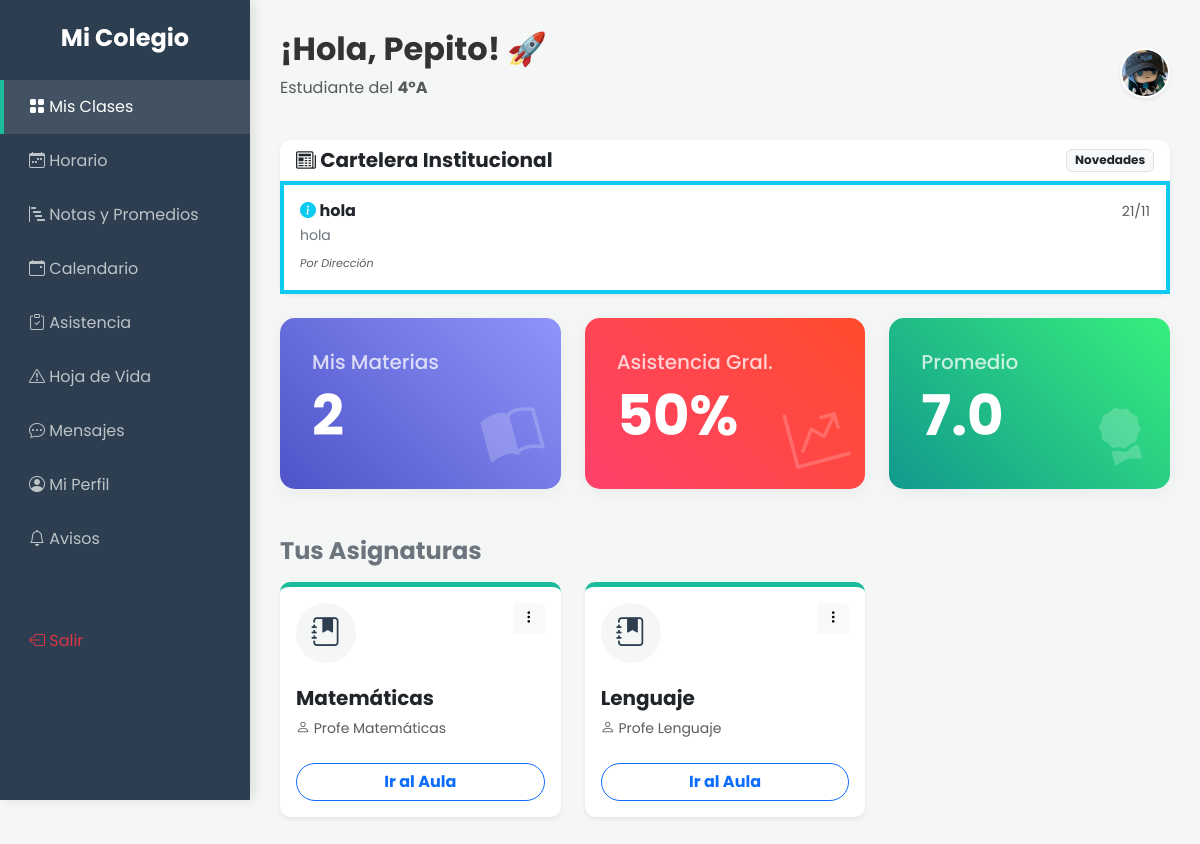
The page /alumno/dashboard.php (signed in) on the database its author committed.
### tables this page shows
CREATE TABLE `cursos` (
  `id` int(11) NOT NULL,
  `nombre` varchar(50) NOT NULL
);

CREATE TABLE `anuncios` (
  `id` int(11) NOT NULL,
  `titulo` varchar(150) NOT NULL,
  `mensaje` text NOT NULL,
  `autor_id` int(11) NOT NULL,
  `tipo` enum('informativo','urgente') DEFAULT 'informativo',
  `fecha` timestamp NOT NULL DEFAULT current_timestamp()
);

CREATE TABLE `programacion_academica` (
  `id` int(11) NOT NULL,
  `curso_id` int(11) NOT NULL,
  `asignatura_id` int(11) NOT NULL,
  `profesor_id` int(11) NOT NULL
);

CREATE TABLE `asignaturas` (
  `id` int(11) NOT NULL,
  `nombre` varchar(50) NOT NULL
);

CREATE TABLE `usuarios` (
  `id` int(11) NOT NULL,
  `nombre` varchar(100) NOT NULL,
  `email` varchar(100) NOT NULL,
  `password` varchar(255) NOT NULL,
  `rol` enum('director','profesor','alumno','apoderado','administrador') NOT NULL,
  `foto` varchar(255) DEFAULT 'default.jpg',
  `created_at` timestamp NOT NULL DEFAULT current_timestamp()
);

### includes/funciones.php (called while the page is built, shortened)
<?php
function e($string) {
    return htmlspecialchars($string, ENT_QUOTES, 'UTF-8');
}
?>

### alumno/dashboard.php (the view, shortened to what this page needs)
<?php
require '../config/db.php';
require '../includes/funciones.php';
$alumno_id = $_SESSION['user_id'];
$sqlCurso = "SELECT c.id, c.nombre FROM matriculas m JOIN cursos c ON m.curso_id = c.id WHERE m.alumno_id = :id";
$stmt = $pdo->prepare($sqlCurso);
$stmt->execute(['id' => $alumno_id]);
$mi_curso = $stmt->fetch();
if (!$mi_curso) {
    $nombre_curso = "Sin Asignar";
    $curso_id = 0;
} else {
    $nombre_curso = $mi_curso['nombre'];
    $curso_id = $mi_curso['id'];
}
$lista_clases = [];
if ($curso_id > 0) {
    $sqlMaterias = "SELECT
                        pa.id as id_unico_prog,
                        a.nombre as nombre_materia,
                        u.nombre as nombre_profe
                    FROM programacion_academica pa
                    JOIN asignaturas a ON pa.asignatura_id = a.id
                    JOIN usuarios u ON pa.profesor_id = u.id
                    WHERE pa.curso_id = :cid";
    $stmtMat = $pdo->prepare($sqlMaterias);
    $stmtMat->execute(['cid' => $curso_id]);
    $lista_clases = $stmtMat->fetchAll();
}
$cantidad_materias = count($lista_clases);
$sqlProm = "SELECT AVG(nota) as promedio_final FROM entregas WHERE alumno_id = :id AND nota > 0";
$stmtProm = $pdo->prepare($sqlProm);
$stmtProm->execute(['id' => $alumno_id]);
$dato_promedio = $stmtProm->fetch();
$promedio_general = $dato_promedio['promedio_final'] ? number_format($dato_promedio['promedio_final'], 1) : '0.0';
$sqlAsis = "SELECT
                COUNT(*) as total_clases,
                SUM(CASE WHEN estado = 'presente' THEN 1 ELSE 0 END) as total_presentes
            FROM asistencia
            WHERE alumno_id = :id";
$stmtAsis = $pdo->prepare($sqlAsis);
$stmtAsis->execute(['id' => $alumno_id]);
$dato_asis = $stmtAsis->fetch();
$porcentaje_asistencia = 100;
if ($dato_asis && $dato_asis['total_clases'] > 0) {
    $porcentaje_asistencia = round(($dato_asis['total_presentes'] / $dato_asis['total_clases']) * 100);
}
?>
<!DOCTYPE html>
<html lang="es">
<head>
    <link href="https://cdn.jsdelivr.net/npm/bootstrap@5.3.0/dist/css/bootstrap.min.css" rel="stylesheet">
    <link rel="stylesheet" href="https://cdn.jsdelivr.net/npm/bootstrap-icons@1.10.5/font/bootstrap-icons.css">
    <link href="../assets/css/style.css" rel="stylesheet">
    <link rel="stylesheet" href="https://cdnjs.cloudflare.com/ajax/libs/animate.css/4.1.1/animate.min.css"/>
</head>
<body>
<?php include '../includes/sidebar_alumno.php'; ?>
    <div class="main-content">
    <div class="d-flex justify-content-between align-items-center mb-4">
        <div>
            <h2 class="fw-bold">¡Hola, <?php echo explode(" ", $_SESSION['nombre'])[0]; ?>! 🚀</h2>
            <p class="text-muted">Estudiante del <strong><?php echo $nombre_curso; ?></strong></p>
        </div>
        <?php
            $avatar_url = "https://cdn-icons-png.flaticon.com/512/2995/2995620.png";
            if (isset($_SESSION['foto']) && !empty($_SESSION['foto'])) {
                $ruta_local = "../assets/uploads/perfiles/" . $_SESSION['foto'];
                if (file_exists($ruta_local)) {
                    $avatar_url = $ruta_local;
                }
            }
        ?>
        <img src="<?php echo $avatar_url; ?>"
            width="50" height="50"
            class="rounded-circle border border-2 border-white shadow-sm"
            style="object-fit:cover;"
            alt="Avatar">
    </div>
    <?php include '../includes/widget_anuncios.php'; ?>
        <div class="row mb-5">
            <div class="col-md-4">
                <div class="card stat-card bg-gradient-primary h-100 p-3">
                    <div class="card-body">
                        <h5 class="card-title opacity-75">Mis Materias</h5>
                        <h2 class="display-4 fw-bold"><?php echo $cantidad_materias; ?></h2>
                        <i class="bi bi-book-half stat-icon"></i>
                    </div>
                </div>
            </div>
            <div class="col-md-4">
                <div class="card stat-card <?php echo ($porcentaje_asistencia < 85) ? 'bg-gradient-danger' : 'bg-gradient-warning'; ?> h-100 p-3">
                    <div class="card-body">
                        <h5 class="card-title opacity-75">Asistencia Gral.</h5>
                        <h2 class="display-4 fw-bold"><?php echo $porcentaje_asistencia; ?>%</h2>
                        <i class="bi bi-graph-up-arrow stat-icon"></i>
                    </div>
                </div>
            </div>
            <div class="col-md-4">
                <div class="card stat-card <?php echo ($promedio_general < 4.0 && $promedio_general > 0) ? 'bg-danger' : 'bg-gradient-success'; ?> h-100 p-3">
                    <div class="card-body">
                        <h5 class="card-title opacity-75">Promedio</h5>
                        <h2 class="display-4 fw-bold"><?php echo $promedio_general; ?></h2>
                        <i class="bi bi-award-fill stat-icon"></i>
                    </div>
                </div>
            </div>
        </div>
        <h4 class="fw-bold mb-3 text-secondary">Tus Asignaturas</h4>
        <div class="row">
            <?php if($cantidad_materias == 0): ?>
                <div class="col-12">
                    <div class="alert alert-info">No tienes materias asignadas.</div>
                </div>
            <?php else: ?>
                <?php foreach($lista_clases as $clase): ?>
                    <div class="col-md-4 mb-4">
                        <div class="card course-card-student h-100 shadow-sm">
                            <div class="card-body">
                                <div class="d-flex justify-content-between">
                                    <div class="icon-wrapper">
                                        <i class="bi bi-journal-bookmark-fill"></i>
                                    </div>
                                    <div class="dropdown">
                                        <button class="btn btn-light btn-sm" type="button"><i class="bi bi-three-dots-vertical"></i></button>
                                    </div>
                                </div>
                                <h5 class="fw-bold mt-2">
                                    <?php echo isset($clase['nombre_materia']) ? $clase['nombre_materia'] : 'Materia'; ?>
                                </h5>
                                <p class="text-muted small mb-4">
                                    <i class="bi bi-person"></i>
                                    <?php echo isset($clase['nombre_profe']) ? $clase['nombre_profe'] : 'Profesor'; ?>
                                </p>
                                <a href="ver_curso.php?id=<?php echo $clase['id_unico_prog']; ?>" class="btn btn-outline-primary w-100 rounded-pill fw-bold">
                                    Ir al Aula
                                </a>
                            </div>
                        </div>
                    </div>
                <?php endforeach; ?>
            <?php endif; ?>
        </div>
    </div>
</body>
</html>

### includes/widget_anuncios.php
<?php
$anuncios = $pdo->query("SELECT * FROM anuncios ORDER BY fecha DESC LIMIT 3")->fetchAll();
?>
<div class="card shadow-sm border-0 mb-4">
    <div class="card-header bg-white d-flex justify-content-between align-items-center">
        <h5 class="fw-bold text-dark mb-0"><i class="bi bi-newspaper"></i> Cartelera Institucional</h5>
        <span class="badge bg-light text-dark border">Novedades</span>
    </div>
    <div class="card-body p-0">
        <?php if(count($anuncios) == 0): ?>
            <div class="text-center py-4 text-muted small">No hay anuncios recientes.</div>
        <?php else: ?>
            <div class="list-group list-group-flush">
                <?php foreach($anuncios as $an): ?>
                    <?php
                        $borde = ($an['tipo'] == 'urgente') ? 'border-danger' : 'border-info';
                        $icono = ($an['tipo'] == 'urgente') ? '<i class="bi bi-exclamation-circle-fill text-danger"></i>' : '<i class="bi bi-info-circle-fill text-info"></i>';
                    ?>
                    <div class="list-group-item p-3 border-start border-4 <?php echo $borde; ?>">
                        <div class="d-flex w-100 justify-content-between">
                            <h6 class="mb-1 fw-bold"><?php echo $icono . " " . e($an['titulo']); ?></h6>
                            <small class="text-muted"><?php echo date("d/m", strtotime($an['fecha'])); ?></small>
                        </div>
                        <p class="mb-1 small text-secondary"><?php echo e($an['mensaje']); ?></p>
                        <small class="text-muted fst-italic" style="font-size: 0.7rem;">Por Dirección</small>
                    </div>
                <?php endforeach; ?>
            </div>
        <?php endif; ?>
    </div>
</div>

### assets/css/style.css (style rules this page uses)
:root { --primary-color: #2c3e50; --secondary-color: #34495e; --accent-color: #1abc9c; --bg-light: #f4f7f6; --text-dark: #333; --sidebar-width: 250px; }
body { font-family: 'Poppins', sans-serif; background-color: var(--bg-light); color: var(--text-dark); }
.card { border: none; border-radius: 12px; box-shadow: 0 4px 20px rgba(0,0,0,0.05); transition: transform 0.3s ease, box-shadow 0.3s ease; }
.card-header { background-color: #fff; border-bottom: 1px solid #eee; font-weight: 600; border-radius: 12px 12px 0 0 !important; }
.main-content { margin-left: var(--sidebar-width); padding: 30px; }
.stat-card { border-radius: 15px; overflow: hidden; position: relative; border: none; transition: transform 0.3s ease; color: white; }
.bg-gradient-primary { background: linear-gradient(45deg, #4e54c8, #8f94fb); }
.bg-gradient-danger { background: linear-gradient(45deg, #ff416c, #ff4b2b); }
.bg-gradient-success { background: linear-gradient(45deg, #11998e, #38ef7d); }
.stat-icon { position: absolute; right: 20px; bottom: 10px; font-size: 3.5rem; opacity: 0.2; transform: rotate(-15deg); }
.course-card-student { border-top: 5px solid var(--accent-color); background: white; border-radius: 10px; }
.course-card-student .icon-wrapper { width: 60px; height: 60px; background-color: var(--bg-light); border-radius: 50%; display: flex; align-items: center; justify-content: center; font-size: 1.8rem; color: var(--primary-color); margin-bottom: 15px; }

### rows shown on the page
cursos: nombre "4°A"
anuncios: titulo "hola", fecha "21/11", mensaje "hola"
programacion_academica: asignatura.nombre "Matemáticas", profesor.nombre "Profe Matemáticas"
programacion_academica: asignatura.nombre "Lenguaje", profesor.nombre "Profe Lenguaje"

### other values the page prints
explode(" ", $_SESSION['nombre'])[0] "Pepito"
$cantidad_materias "2"
$porcentaje_asistencia "50"
$promedio_general "7.0"
